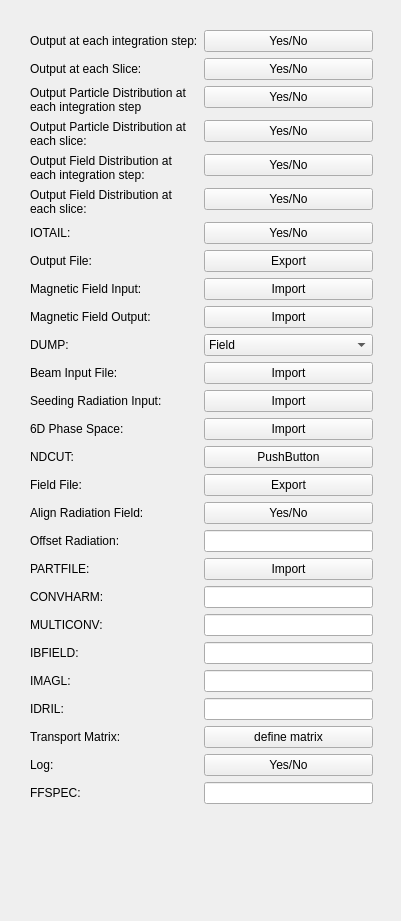
<?xml version="1.0" encoding="UTF-8"?>
<ui version="4.0">
 <class>io</class>
 <widget class="QWidget" name="io">
  <property name="geometry">
   <rect>
    <x>0</x>
    <y>0</y>
    <width>401</width>
    <height>921</height>
   </rect>
  </property>
  <property name="windowTitle">
   <string>Form</string>
  </property>
  <widget class="QWidget" name="formLayoutWidget">
   <property name="geometry">
    <rect>
     <x>30</x>
     <y>30</y>
     <width>343</width>
     <height>791</height>
    </rect>
   </property>
   <layout class="QFormLayout" name="formLayout">
    <property name="fieldGrowthPolicy">
     <enum>QFormLayout::AllNonFixedFieldsGrow</enum>
    </property>
    <item row="0" column="0">
     <widget class="QLabel" name="label">
      <property name="text">
       <string>Output at each integration step:</string>
      </property>
     </widget>
    </item>
    <item row="0" column="1">
     <widget class="QPushButton" name="iphsty">
      <property name="text">
       <string>Yes/No</string>
      </property>
     </widget>
    </item>
    <item row="1" column="0">
     <widget class="QLabel" name="label_2">
      <property name="text">
       <string>Output at each Slice:</string>
      </property>
     </widget>
    </item>
    <item row="1" column="1">
     <widget class="QPushButton" name="ishsty">
      <property name="text">
       <string>Yes/No</string>
      </property>
     </widget>
    </item>
    <item row="2" column="0">
     <widget class="QLabel" name="label_3">
      <property name="text">
       <string>Output Particle Distribution at 
each integration step</string>
      </property>
     </widget>
    </item>
    <item row="2" column="1">
     <widget class="QPushButton" name="ippart">
      <property name="text">
       <string>Yes/No</string>
      </property>
     </widget>
    </item>
    <item row="3" column="0">
     <widget class="QLabel" name="label_4">
      <property name="text">
       <string>Output Particle Distribution at
each slice:</string>
      </property>
     </widget>
    </item>
    <item row="3" column="1">
     <widget class="QPushButton" name="ispart">
      <property name="text">
       <string>Yes/No</string>
      </property>
     </widget>
    </item>
    <item row="4" column="0">
     <widget class="QLabel" name="label_5">
      <property name="text">
       <string>Output Field Distribution at 
each integration step:</string>
      </property>
     </widget>
    </item>
    <item row="4" column="1">
     <widget class="QPushButton" name="ipradi">
      <property name="text">
       <string>Yes/No</string>
      </property>
     </widget>
    </item>
    <item row="5" column="0">
     <widget class="QLabel" name="label_6">
      <property name="text">
       <string>Output Field Distribution at
each slice:</string>
      </property>
     </widget>
    </item>
    <item row="5" column="1">
     <widget class="QPushButton" name="isradi">
      <property name="text">
       <string>Yes/No</string>
      </property>
     </widget>
    </item>
    <item row="6" column="0">
     <widget class="QLabel" name="label_7">
      <property name="text">
       <string>IOTAIL:</string>
      </property>
     </widget>
    </item>
    <item row="6" column="1">
     <widget class="QPushButton" name="iotail">
      <property name="text">
       <string>Yes/No</string>
      </property>
     </widget>
    </item>
    <item row="7" column="0">
     <widget class="QLabel" name="label_8">
      <property name="text">
       <string>Output File:</string>
      </property>
     </widget>
    </item>
    <item row="7" column="1">
     <widget class="QPushButton" name="outputfile">
      <property name="text">
       <string>Export</string>
      </property>
     </widget>
    </item>
    <item row="8" column="0">
     <widget class="QLabel" name="label_9">
      <property name="text">
       <string>Magnetic Field Input:</string>
      </property>
     </widget>
    </item>
    <item row="8" column="1">
     <widget class="QPushButton" name="magin">
      <property name="text">
       <string>Import</string>
      </property>
     </widget>
    </item>
    <item row="9" column="0">
     <widget class="QLabel" name="label_10">
      <property name="text">
       <string>Magnetic Field Output:</string>
      </property>
     </widget>
    </item>
    <item row="9" column="1">
     <widget class="QPushButton" name="magout">
      <property name="text">
       <string>Import</string>
      </property>
     </widget>
    </item>
    <item row="10" column="0">
     <widget class="QLabel" name="label_11">
      <property name="text">
       <string>DUMP:</string>
      </property>
     </widget>
    </item>
    <item row="10" column="1">
     <widget class="QComboBox" name="dump">
      <item>
       <property name="text">
        <string>Field</string>
       </property>
      </item>
      <item>
       <property name="text">
        <string>Distribution</string>
       </property>
      </item>
      <item>
       <property name="text">
        <string>Field &amp; Distribuition</string>
       </property>
      </item>
     </widget>
    </item>
    <item row="11" column="0">
     <widget class="QLabel" name="label_12">
      <property name="text">
       <string>Beam Input File:</string>
      </property>
     </widget>
    </item>
    <item row="11" column="1">
     <widget class="QPushButton" name="beamfile">
      <property name="text">
       <string>Import</string>
      </property>
     </widget>
    </item>
    <item row="12" column="0">
     <widget class="QLabel" name="label_13">
      <property name="text">
       <string>Seeding Radiation Input:</string>
      </property>
     </widget>
    </item>
    <item row="12" column="1">
     <widget class="QPushButton" name="radfile">
      <property name="text">
       <string>Import</string>
      </property>
     </widget>
    </item>
    <item row="13" column="0">
     <widget class="QLabel" name="label_14">
      <property name="text">
       <string>6D Phase Space:</string>
      </property>
     </widget>
    </item>
    <item row="13" column="1">
     <widget class="QPushButton" name="distfile">
      <property name="text">
       <string>Import</string>
      </property>
     </widget>
    </item>
    <item row="14" column="0">
     <widget class="QLabel" name="label_15">
      <property name="text">
       <string>NDCUT:</string>
      </property>
     </widget>
    </item>
    <item row="14" column="1">
     <widget class="QPushButton" name="ndcut">
      <property name="text">
       <string>PushButton</string>
      </property>
     </widget>
    </item>
    <item row="15" column="0">
     <widget class="QLabel" name="label_16">
      <property name="text">
       <string>Field File:</string>
      </property>
     </widget>
    </item>
    <item row="15" column="1">
     <widget class="QPushButton" name="fieldfile">
      <property name="text">
       <string>Export</string>
      </property>
     </widget>
    </item>
    <item row="16" column="0">
     <widget class="QLabel" name="label_17">
      <property name="text">
       <string>Align Radiation Field:</string>
      </property>
     </widget>
    </item>
    <item row="16" column="1">
     <widget class="QPushButton" name="aligngradf">
      <property name="text">
       <string>Yes/No</string>
      </property>
     </widget>
    </item>
    <item row="17" column="0">
     <widget class="QLabel" name="label_18">
      <property name="text">
       <string>Offset Radiation:</string>
      </property>
     </widget>
    </item>
    <item row="17" column="1">
     <widget class="QLineEdit" name="offsetradf"/>
    </item>
    <item row="18" column="0">
     <widget class="QLabel" name="label_19">
      <property name="text">
       <string>PARTFILE:</string>
      </property>
     </widget>
    </item>
    <item row="18" column="1">
     <widget class="QPushButton" name="partfile">
      <property name="text">
       <string>Import</string>
      </property>
     </widget>
    </item>
    <item row="19" column="0">
     <widget class="QLabel" name="label_20">
      <property name="text">
       <string>CONVHARM:</string>
      </property>
     </widget>
    </item>
    <item row="19" column="1">
     <widget class="QLineEdit" name="convharm"/>
    </item>
    <item row="20" column="0">
     <widget class="QLabel" name="label_21">
      <property name="text">
       <string>MULTICONV:</string>
      </property>
     </widget>
    </item>
    <item row="20" column="1">
     <widget class="QLineEdit" name="multiconv"/>
    </item>
    <item row="21" column="0">
     <widget class="QLabel" name="label_22">
      <property name="text">
       <string>IBFIELD:</string>
      </property>
     </widget>
    </item>
    <item row="21" column="1">
     <widget class="QLineEdit" name="ibfield"/>
    </item>
    <item row="22" column="0">
     <widget class="QLabel" name="label_23">
      <property name="text">
       <string>IMAGL:</string>
      </property>
     </widget>
    </item>
    <item row="22" column="1">
     <widget class="QLineEdit" name="imagl"/>
    </item>
    <item row="23" column="0">
     <widget class="QLabel" name="label_24">
      <property name="text">
       <string>IDRIL:</string>
      </property>
     </widget>
    </item>
    <item row="23" column="1">
     <widget class="QLineEdit" name="idril"/>
    </item>
    <item row="24" column="0">
     <widget class="QLabel" name="label_25">
      <property name="text">
       <string>Transport Matrix:</string>
      </property>
     </widget>
    </item>
    <item row="24" column="1">
     <widget class="QPushButton" name="trama">
      <property name="text">
       <string>define matrix</string>
      </property>
     </widget>
    </item>
    <item row="25" column="0">
     <widget class="QLabel" name="label_26">
      <property name="text">
       <string>Log:</string>
      </property>
     </widget>
    </item>
    <item row="25" column="1">
     <widget class="QPushButton" name="ilog">
      <property name="text">
       <string>Yes/No</string>
      </property>
     </widget>
    </item>
    <item row="26" column="0">
     <widget class="QLabel" name="label_27">
      <property name="text">
       <string>FFSPEC:</string>
      </property>
     </widget>
    </item>
    <item row="26" column="1">
     <widget class="QLineEdit" name="ffspec"/>
    </item>
   </layout>
  </widget>
 </widget>
 <resources/>
 <connections/>
</ui>
